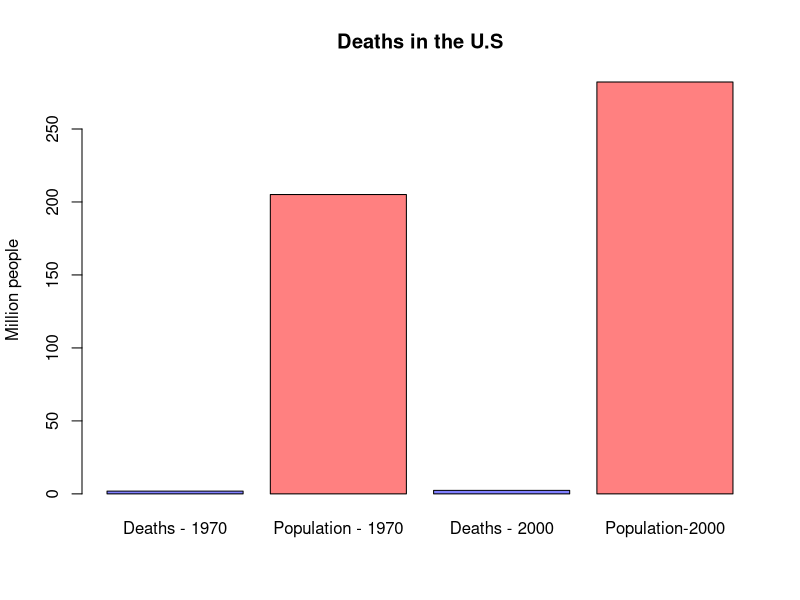
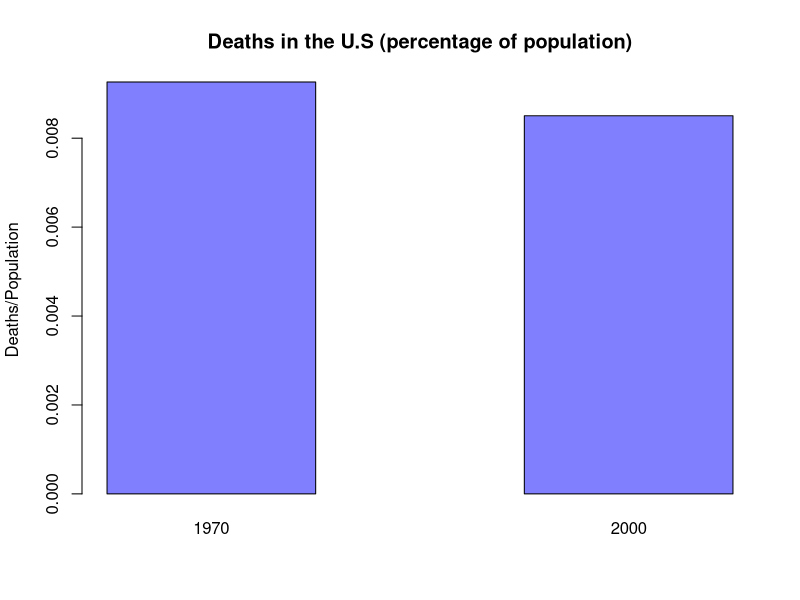

Write R code to recreate these figures, in order.
## ---- chunk 1
year_1970 <- c(1.9, 205.1)
year_2000 <- c(2.4, 282.2)
years <- c(year_1970,year_2000)
deaths <- barplot(years, main="Deaths in the U.S",
  ylab = "Million people", col=c("#8080ff","#ff8080"), names.arg = c('Deaths - 1970','Population - 1970','Deaths - 2000','Population-2000'))
## ---- chunk 2
year_1970_r <- 1.9/205.1
year_2000_r <- 2.4/282.2
years_r <- c(year_1970_r,year_2000_r)
deaths <- barplot(years_r, main="Deaths in the U.S (percentage of population)",
  ylab = "Deaths/Population", col=c("#8080ff"), names.arg = c('1970','2000'), width = c(5,5), space = 1)

